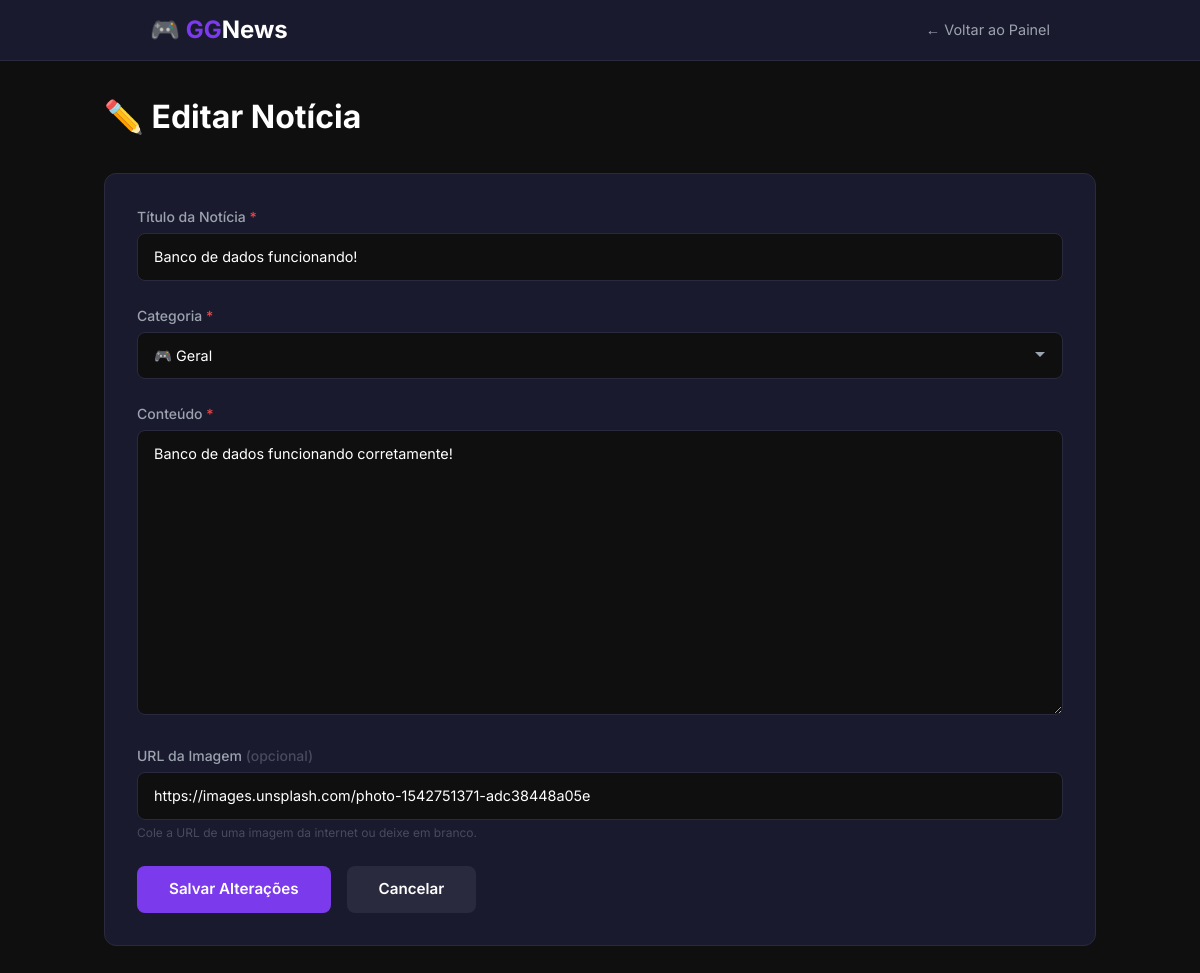
The app's page /SiteDeGamesFinal-main/pages/noticias/editar_noticia.php?id=1 (signed in) with its own data.
### tables this page shows
CREATE TABLE noticias (
    id INT AUTO_INCREMENT PRIMARY KEY,
    titulo VARCHAR(255) NOT NULL,
    noticia TEXT NOT NULL,
    data DATETIME DEFAULT CURRENT_TIMESTAMP,
    autor INT NOT NULL,
    categoria_id INT NOT NULL,
    imagem VARCHAR(255) DEFAULT NULL,

    FOREIGN KEY (autor) REFERENCES usuarios(id) ON DELETE CASCADE,
    FOREIGN KEY (categoria_id) REFERENCES categorias(id) ON DELETE CASCADE
);

CREATE TABLE categorias (
    id INT AUTO_INCREMENT PRIMARY KEY,
    nome VARCHAR(100) NOT NULL,
    slug VARCHAR(100) NOT NULL UNIQUE,
    icone VARCHAR(50) DEFAULT NULL
);

### SiteDeGamesFinal-main/includes/funcoes.php (called while the page is built, shortened)
<?php
function escape($texto) {
    return htmlspecialchars($texto, ENT_QUOTES, 'UTF-8');
}
function get_categorias($pdo) {
    try {
        $stmt = $pdo->query("SELECT * FROM categorias ORDER BY nome ASC");
        return $stmt->fetchAll();
    } catch (PDOException $e) {
        return [];
    }
}

### SiteDeGamesFinal-main/pages/noticias/editar_noticia.php (the view, shortened to what this page needs)
<?php
require_once __DIR__ . '/../../includes/conexao.php';
$categorias = get_categorias($pdo);
$id = intval($_GET['id'] ?? 0);
$stmt = $pdo->prepare("SELECT * FROM noticias WHERE id = ?");
$stmt->execute([$id]);
$noticia = $stmt->fetch();
if ($_SERVER['REQUEST_METHOD'] === 'POST') {
    $titulo = trim($_POST['titulo'] ?? '');
    $conteudo = trim($_POST['noticia'] ?? '');
    $imagem = trim($_POST['imagem'] ?? '');
    $categoria_id = intval($_POST['categoria_id'] ?? 0);
    if (empty($titulo) || empty($conteudo)) {
        $erro = 'Título e conteúdo são obrigatórios.';
    } elseif ($categoria_id <= 0) {
        $erro = 'Selecione uma categoria.';
    } else {
        $stmt = $pdo->prepare("UPDATE noticias SET titulo = ?, noticia = ?, imagem = ?, categoria_id = ? WHERE id = ? AND autor = ?");
        $stmt->execute([$titulo, $conteudo, $imagem ?: null, $categoria_id, $id, get_usuario_id()]);
        set_mensagem('sucesso', 'Notícia atualizada com sucesso!');
        header("Location: dashboard.php");
        exit;
    }
} else {
    $titulo = $noticia['titulo'];
    $conteudo = $noticia['noticia'];
    $imagem = $noticia['imagem'];
    $categoria_id = $noticia['categoria_id'];
}
?>
<!DOCTYPE html>
<html lang="pt-BR">
<head>
    <script src="https://cdn.tailwindcss.com"></script>
    <link rel="stylesheet" href="../../css/style.css">
</head>
<body>
    <header class="site-header">
        <div class="header-inner">
            <a href="../../index.php" class="header-logo">
                🎮 <span>GG</span>News
            </a>
            <a href="dashboard.php" class="btn-voltar">← Voltar ao Painel</a>
        </div>
    </header>
    <main class="container">
        <h1 class="titulo">✏️ Editar Notícia</h1>
        <form method="POST" class="form-card">
            <div class="form-group">
                <label for="titulo" class="form-label">
                    Título da Notícia <span class="required">*</span>
                </label>
                <input type="text" id="titulo" name="titulo"
                       value="<?= escape($titulo) ?>"
                       class="form-input"
                       placeholder="Ex: LOUD vence campeonato mundial..."
                       required>
            </div>
            <div class="form-group">
                <label for="categoria_id" class="form-label">
                    Categoria <span class="required">*</span>
                </label>
                <select id="categoria_id" name="categoria_id" class="form-select" required>
                    <?php foreach ($categorias as $cat): ?>
                        <option value="<?= $cat['id'] ?>" <?= $categoria_id == $cat['id'] ? 'selected' : '' ?>>
                            <?= $cat['icone'] ?> <?= escape($cat['nome']) ?>
                        </option>
                    <?php endforeach; ?>
                </select>
            </div>
            <div class="form-group">
                <label for="noticia" class="form-label">
                    Conteúdo <span class="required">*</span>
                </label>
                <textarea id="noticia" name="noticia" rows="12"
                          class="form-textarea"
                          placeholder="Escreva o conteúdo completo da notícia..."
                          required><?= escape($conteudo) ?></textarea>
            </div>
            <div class="form-group">
                <label for="imagem" class="form-label">URL da Imagem <span style="color:#4a4a5e;">(opcional)</span></label>
                <input type="url" id="imagem" name="imagem"
                       value="<?= escape($imagem ?? '') ?>"
                       class="form-input"
                       placeholder="https://exemplo.com/imagem.jpg">
                <p class="form-hint">Cole a URL de uma imagem da internet ou deixe em branco.</p>
            </div>
            <div class="form-actions">
                <button type="submit" class="btn-primary">Salvar Alterações</button>
                <a href="dashboard.php" class="btn-secondary">Cancelar</a>
            </div>
        </form>
    </main>
</body>
</html>

### SiteDeGamesFinal-main/css/style.css (style rules this page uses)
:root { --bg-base: #f8f4f0; --bg-surface: #ffffff; --bg-elevated: #f3f0eb; --bg-sidebar: #ffffff; --text-primary: #1a1a1a; --text-secondary: #5f6378; --text-muted: #9ca3af; --border: #e8e2da; --accent: #7c3aed; --accent-hover: #6d28d9; --accent-light: #ede9fe; --accent-glow: rgba(124, 58, 237, 0.13); --accent-text: #5b21b6; --shadow-card: 0 2px 8px rgba(0,0,0,0.05); --shadow-lg: 0 8px 28px rgba(0,0,0,0.10); --transition: 0.18s ease; --transition-theme: 0.3s ease; }
*, *::before, *::after { box-sizing: border-box; }
body { font-family: 'Inter', sans-serif; background-color: var(--bg-base); color: var(--text-primary); transition: background-color var(--transition-theme), color var(--transition-theme); }
.site-header { background: var(--bg-surface); border-bottom: 1px solid var(--border); transition: background var(--transition-theme), border-color var(--transition-theme); }
.btn-primary { display: inline-flex; align-items: center; justify-content: center; background: var(--accent); color: #fff; padding: 0.55rem 1.1rem; border-radius: 0.5rem; font-size: 0.875rem; font-weight: 600; border: none; cursor: pointer; text-decoration: none; transition: background var(--transition), box-shadow var(--transition), transform var(--transition); }
input, textarea, select { background: var(--bg-elevated); border: 1px solid var(--border); border-radius: 0.5rem; padding: 0.7rem 1rem; color: var(--text-primary); font-family: 'Inter', sans-serif; font-size: 0.875rem; width: 100%; transition: border-color var(--transition), box-shadow var(--transition), background var(--transition-theme), color var(--transition-theme); }
input::placeholder, textarea::placeholder { color: var(--text-muted); }

### SiteDeGamesFinal-main/pages/noticias/editar_noticia.php (style rules this page uses)
* { margin: 0; padding: 0; box-sizing: border-box; }
body { font-family: 'Inter', sans-serif; background: #0f0f0f; color: #ffffff; min-height: 100vh; }
.site-header { background: #1a1a2e; border-bottom: 1px solid #2a2a3e; padding: 0.75rem 1rem; }
.header-inner { max-width: 900px; margin: 0 auto; display: flex; align-items: center; justify-content: space-between; }
.header-logo { font-size: 1.5rem; font-weight: 700; color: #ffffff; text-decoration: none; }
.header-logo span { color: #7c3aed; }
.btn-voltar { color: #9ca3af; font-size: 0.9rem; text-decoration: none; transition: color 0.2s ease; }
.container { max-width: 900px; margin: 0 auto; padding: 2rem 1rem; }
.titulo { font-size: 2rem; font-weight: 700; margin-bottom: 2rem; color: #ffffff; }
.form-card { background: #1a1a2e; border: 1px solid #2a2a3e; border-radius: 0.75rem; padding: 2rem; }
.form-group { margin-bottom: 1.5rem; }
.form-label { display: block; color: #9ca3af; font-size: 0.875rem; font-weight: 500; margin-bottom: 0.375rem; }
.form-label .required { color: #ef4444; }
.form-input { width: 100%; padding: 0.75rem 1rem; background: #0f0f0f; border: 1px solid #2a2a3e; border-radius: 0.5rem; color: #ffffff; font-family: inherit; font-size: 0.9rem; transition: border-color 0.2s ease, box-shadow 0.2s ease; }
.form-input::placeholder { color: #4a4a5e; }
.form-select { width: 100%; padding: 0.75rem 1rem; background: #0f0f0f; border: 1px solid #2a2a3e; border-radius: 0.5rem; color: #ffffff; font-family: inherit; font-size: 0.9rem; cursor: pointer; transition: border-color 0.2s ease, box-shadow 0.2s ease; appearance: none; background-repeat: no-repeat; background-position: right 1rem center; }
.form-select option { background: #1a1a2e; color: #ffffff; }
.form-textarea { width: 100%; padding: 0.75rem 1rem; background: #0f0f0f; border: 1px solid #2a2a3e; border-radius: 0.5rem; color: #ffffff; font-family: inherit; font-size: 0.9rem; resize: vertical; min-height: 200px; transition: border-color 0.2s ease, box-shadow 0.2s ease; }
.form-textarea::placeholder { color: #4a4a5e; }
.form-hint { color: #4a4a5e; font-size: 0.75rem; margin-top: 0.25rem; }
.form-actions { display: flex; gap: 1rem; margin-top: 1.5rem; }
.btn-primary { background: #7c3aed; color: #ffffff; padding: 0.75rem 2rem; border: none; border-radius: 0.5rem; font-weight: 600; font-size: 0.95rem; cursor: pointer; transition: background 0.2s ease, transform 0.2s ease; }
.btn-secondary { background: #2a2a3e; color: #ffffff; padding: 0.75rem 2rem; border: none; border-radius: 0.5rem; font-weight: 600; font-size: 0.95rem; text-decoration: none; display: inline-flex; align-items: center; transition: background 0.2s ease; }

### records on screen
noticias: titulo "Banco de dados funcionando!", categoria_id "🎮 Geral", noticia "Banco de dados funcionando corretamente!", imagem "https://images.unsplash.com/photo-1542751371-adc38448a05e"
